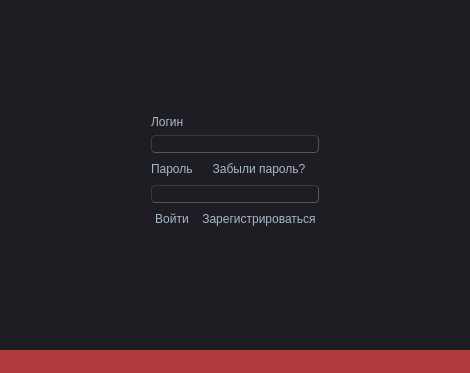
<?xml version="1.0" encoding="UTF-8"?>
<ui version="4.0">
 <class>AuthorizationWindow</class>
 <widget class="QWidget" name="AuthorizationWindow">
  <property name="geometry">
   <rect>
    <x>0</x>
    <y>0</y>
    <width>470</width>
    <height>373</height>
   </rect>
  </property>
  <property name="sizePolicy">
   <sizepolicy hsizetype="Preferred" vsizetype="Preferred">
    <horstretch>0</horstretch>
    <verstretch>0</verstretch>
   </sizepolicy>
  </property>
  <property name="windowTitle">
   <string>AuthorizationWindow</string>
  </property>
  <property name="styleSheet">
   <string notr="true">/*
Material Dark Style Sheet for QT Applications
Author: Jaime A. Quiroga P.
Inspired on https://github.com/jxfwinter/qt-material-stylesheet
Company: GTRONICK
Last updated: 04/12/2018, 15:00.
Available at: https://github.com/GTRONICK/QSS/blob/master/MaterialDark.qss
*/
QWidget {
	background-color:#1e1d23;
}
QDialog {
	background-color:#1e1d23;
}
QColorDialog {
	background-color:#1e1d23;
}
QTextEdit {
	background-color:#1e1d23;
	color: #a9b7c6;
}
QPlainTextEdit {
	selection-background-color:#007b50;
	background-color:#1e1d23;
	border-style: solid;
	border-top-color: transparent;
	border-right-color: transparent;
	border-left-color: transparent;
	border-bottom-color: transparent;
	border-width: 1px;
	color: #a9b7c6;
}
QPushButton{
	border-style: solid;
	border-top-color: transparent;
	border-right-color: transparent;
	border-left-color: transparent;
	border-bottom-color: transparent;
	border-width: 1px;
	border-style: solid;
	color: #a9b7c6;
	padding: 2px;
	background-color: #1e1d23;
}
QPushButton::default{
	border-style: inset;
	border-top-color: transparent;
	border-right-color: transparent;
	border-left-color: transparent;
	border-bottom-color: #04b97f;
	border-width: 1px;
	color: #a9b7c6;
	padding: 2px;
	background-color: #1e1d23;
}
QToolButton {
	border-style: solid;
	border-top-color: transparent;
	border-right-color: transparent;
	border-left-color: transparent;
	border-bottom-color: #04b97f;
	border-bottom-width: 1px;
	border-style: solid;
	color: #a9b7c6;
	padding: 2px;
	background-color: #1e1d23;
}
QToolButton:hover{
	border-style: solid;
	border-top-color: transparent;
	border-right-color: transparent;
	border-left-color: transparent;
	border-bottom-color: #37efba;
	border-bottom-width: 2px;
	border-style: solid;
	color: #FFFFFF;
	padding-bottom: 1px;
	background-color: #1e1d23;
}
QPushButton:hover{
	border-style: solid;
	border-top-color: transparent;
	border-right-color: transparent;
	border-left-color: transparent;
	border-bottom-color: #37efba;
	border-bottom-width: 1px;
	border-style: solid;
	color: #FFFFFF;
	padding-bottom: 2px;
	background-color: #1e1d23;
}
QPushButton:pressed{
	border-style: solid;
	border-top-color: transparent;
	border-right-color: transparent;
	border-left-color: transparent;
	border-bottom-color: #37efba;
	border-bottom-width: 2px;
	border-style: solid;
	color: #37efba;
	padding-bottom: 1px;
	background-color: #1e1d23;
}
QPushButton:disabled{
	border-style: solid;
	border-top-color: transparent;
	border-right-color: transparent;
	border-left-color: transparent;
	border-bottom-color: #808086;
	border-bottom-width: 2px;
	border-style: solid;
	color: #808086;
	padding-bottom: 1px;
	background-color: #1e1d23;
}
QLineEdit {
	border-width: 1px; border-radius: 4px;
	border-color: rgb(58, 58, 58);
	border-style: inset;
	padding: 0 8px;
	color: #a9b7c6;
	background:#1e1d23;
	selection-background-color:#007b50;
	selection-color: #FFFFFF;
}
QLabel {
	color: #a9b7c6;
}
QLCDNumber {
	color: #37e6b4;
}
QProgressBar {
	text-align: center;
	color: rgb(240, 240, 240);
	border-width: 1px; 
	border-radius: 10px;
	border-color: rgb(58, 58, 58);
	border-style: inset;
	background-color:#1e1d23;
}
QProgressBar::chunk {
	background-color: #04b97f;
	border-radius: 5px;
}
QMenuBar {
	background-color: #1e1d23;
}
QMenuBar::item {
	color: #a9b7c6;
  	spacing: 3px;
  	padding: 1px 4px;
  	background: #1e1d23;
}

QMenuBar::item:selected {
  	background:#1e1d23;
	color: #FFFFFF;
}
QMenu::item:selected {
	border-style: solid;
	border-top-color: transparent;
	border-right-color: transparent;
	border-left-color: #04b97f;
	border-bottom-color: transparent;
	border-left-width: 2px;
	color: #FFFFFF;
	padding-left:15px;
	padding-top:4px;
	padding-bottom:4px;
	padding-right:7px;
	background-color: #1e1d23;
}
QMenu::item {
	border-style: solid;
	border-top-color: transparent;
	border-right-color: transparent;
	border-left-color: transparent;
	border-bottom-color: transparent;
	border-bottom-width: 1px;
	border-style: solid;
	color: #a9b7c6;
	padding-left:17px;
	padding-top:4px;
	padding-bottom:4px;
	padding-right:7px;
	background-color: #1e1d23;
}
QMenu{
	background-color:#1e1d23;
}
QTabWidget {
	color:rgb(0,0,0);
	background-color:#1e1d23;
}
QTabWidget::pane {
		border-color: rgb(77,77,77);
		background-color:#1e1d23;
		border-style: solid;
		border-width: 1px;
    	border-radius: 6px;
}
QTabBar::tab {
	border-style: solid;
	border-top-color: transparent;
	border-right-color: transparent;
	border-left-color: transparent;
	border-bottom-color: transparent;
	border-bottom-width: 1px;
	border-style: solid;
	color: #808086;
	padding: 3px;
	margin-left:3px;
	background-color: #1e1d23;
}
QTabBar::tab:selected, QTabBar::tab:last:selected, QTabBar::tab:hover {
  	border-style: solid;
	border-top-color: transparent;
	border-right-color: transparent;
	border-left-color: transparent;
	border-bottom-color: #04b97f;
	border-bottom-width: 2px;
	border-style: solid;
	color: #FFFFFF;
	padding-left: 3px;
	padding-bottom: 2px;
	margin-left:3px;
	background-color: #1e1d23;
}

QCheckBox {
	color: #a9b7c6;
	padding: 2px;
}
QCheckBox:disabled {
	color: #808086;
	padding: 2px;
}

QCheckBox:hover {
	border-radius:4px;
	border-style:solid;
	padding-left: 1px;
	padding-right: 1px;
	padding-bottom: 1px;
	padding-top: 1px;
	border-width:1px;
	border-color: rgb(87, 97, 106);
	background-color:#1e1d23;
}
QCheckBox::indicator:checked {

	height: 10px;
	width: 10px;
	border-style:solid;
	border-width: 1px;
	border-color: #04b97f;
	color: #a9b7c6;
	background-color: #04b97f;
}
QCheckBox::indicator:unchecked {

	height: 10px;
	width: 10px;
	border-style:solid;
	border-width: 1px;
	border-color: #04b97f;
	color: #a9b7c6;
	background-color: transparent;
}
QRadioButton {
	color: #a9b7c6;
	background-color: #1e1d23;
	padding: 1px;
}
QRadioButton::indicator:checked {
	height: 10px;
	width: 10px;
	border-style:solid;
	border-radius:5px;
	border-width: 1px;
	border-color: #04b97f;
	color: #a9b7c6;
	background-color: #04b97f;
}
QRadioButton::indicator:!checked {
	height: 10px;
	width: 10px;
	border-style:solid;
	border-radius:5px;
	border-width: 1px;
	border-color: #04b97f;
	color: #a9b7c6;
	background-color: transparent;
}
QStatusBar {
	color:#027f7f;
}
QSpinBox {
	color: #a9b7c6;	
	background-color: #1e1d23;
}
QDoubleSpinBox {
	color: #a9b7c6;	
	background-color: #1e1d23;
}
QTimeEdit {
	color: #a9b7c6;	
	background-color: #1e1d23;
}
QDateTimeEdit {
	color: #a9b7c6;	
	background-color: #1e1d23;
}
QDateEdit {
	color: #a9b7c6;	
	background-color: #1e1d23;
}
QComboBox {
	color: #a9b7c6;	
	background: #1e1d23;
}
QComboBox:editable {
	background: #1e1d23;
	color: #a9b7c6;
	selection-background-color: #1e1d23;
}
QComboBox QAbstractItemView {
	color: #a9b7c6;	
	background: #1e1d23;
	selection-color: #FFFFFF;
	selection-background-color: #1e1d23;
}
QComboBox:!editable:on, QComboBox::drop-down:editable:on {
	color: #a9b7c6;	
	background: #1e1d23;
}
QFontComboBox {
	color: #a9b7c6;	
	background-color: #1e1d23;
}
QToolBox {
	color: #a9b7c6;
	background-color: #1e1d23;
}
QToolBox::tab {
	color: #a9b7c6;
	background-color: #1e1d23;
}
QToolBox::tab:selected {
	color: #FFFFFF;
	background-color: #1e1d23;
}
QScrollArea {
	color: #FFFFFF;
	background-color: #1e1d23;
}
QSlider::groove:horizontal {
	height: 5px;
	background: #04b97f;
}
QSlider::groove:vertical {
	width: 5px;
	background: #04b97f;
}
QSlider::handle:horizontal {
	background: qlineargradient(x1:0, y1:0, x2:1, y2:1, stop:0 #b4b4b4, stop:1 #8f8f8f);
	border: 1px solid #5c5c5c;
	width: 14px;
	margin: -5px 0;
	border-radius: 7px;
}
QSlider::handle:vertical {
	background: qlineargradient(x1:1, y1:1, x2:0, y2:0, stop:0 #b4b4b4, stop:1 #8f8f8f);
	border: 1px solid #5c5c5c;
	height: 14px;
	margin: 0 -5px;
	border-radius: 7px;
}
QSlider::add-page:horizontal {
    background: white;
}
QSlider::add-page:vertical {
    background: white;
}
QSlider::sub-page:horizontal {
    background: #04b97f;
}
QSlider::sub-page:vertical {
    background: #04b97f;
}</string>
  </property>
  <layout class="QGridLayout" name="gridLayout_2" rowstretch="5,5,5,1">
   <property name="leftMargin">
    <number>0</number>
   </property>
   <property name="topMargin">
    <number>0</number>
   </property>
   <property name="rightMargin">
    <number>0</number>
   </property>
   <property name="bottomMargin">
    <number>0</number>
   </property>
   <item row="1" column="0">
    <spacer name="horizontalSpacer_2">
     <property name="orientation">
      <enum>Qt::Horizontal</enum>
     </property>
     <property name="sizeHint" stdset="0">
      <size>
       <width>40</width>
       <height>20</height>
      </size>
     </property>
    </spacer>
   </item>
   <item row="1" column="1">
    <layout class="QGridLayout" name="gridLayout">
     <item row="3" column="0">
      <widget class="QLabel" name="passwordLabel">
       <property name="text">
        <string>Пароль</string>
       </property>
      </widget>
     </item>
     <item row="1" column="0" colspan="2">
      <widget class="QLineEdit" name="loginLineEdit"/>
     </item>
     <item row="5" column="1">
      <widget class="QPushButton" name="signUpButton">
       <property name="text">
        <string>Зарегистрироваться</string>
       </property>
      </widget>
     </item>
     <item row="5" column="0">
      <widget class="QPushButton" name="signInButton">
       <property name="text">
        <string>Войти</string>
       </property>
      </widget>
     </item>
     <item row="4" column="0" colspan="2">
      <widget class="QLineEdit" name="passwordLineEdit">
       <property name="echoMode">
        <enum>QLineEdit::Password</enum>
       </property>
      </widget>
     </item>
     <item row="0" column="0">
      <widget class="QLabel" name="loginLabel">
       <property name="text">
        <string>Логин</string>
       </property>
      </widget>
     </item>
     <item row="3" column="1">
      <widget class="QPushButton" name="forgotPasswordButton">
       <property name="text">
        <string>Забыли пароль?</string>
       </property>
      </widget>
     </item>
    </layout>
   </item>
   <item row="0" column="1">
    <spacer name="verticalSpacer_2">
     <property name="orientation">
      <enum>Qt::Vertical</enum>
     </property>
     <property name="sizeHint" stdset="0">
      <size>
       <width>20</width>
       <height>40</height>
      </size>
     </property>
    </spacer>
   </item>
   <item row="2" column="1">
    <spacer name="verticalSpacer">
     <property name="orientation">
      <enum>Qt::Vertical</enum>
     </property>
     <property name="sizeHint" stdset="0">
      <size>
       <width>20</width>
       <height>40</height>
      </size>
     </property>
    </spacer>
   </item>
   <item row="1" column="2">
    <spacer name="horizontalSpacer">
     <property name="orientation">
      <enum>Qt::Horizontal</enum>
     </property>
     <property name="sizeHint" stdset="0">
      <size>
       <width>40</width>
       <height>20</height>
      </size>
     </property>
    </spacer>
   </item>
   <item row="3" column="0" colspan="3">
    <widget class="QLabel" name="errorLabel">
     <property name="enabled">
      <bool>true</bool>
     </property>
     <property name="styleSheet">
      <string notr="true">background-color: rgb(177, 58, 60);
color: rgb(255, 255, 255);</string>
     </property>
     <property name="text">
      <string/>
     </property>
     <property name="alignment">
      <set>Qt::AlignCenter</set>
     </property>
    </widget>
   </item>
  </layout>
 </widget>
 <resources/>
 <connections/>
</ui>
